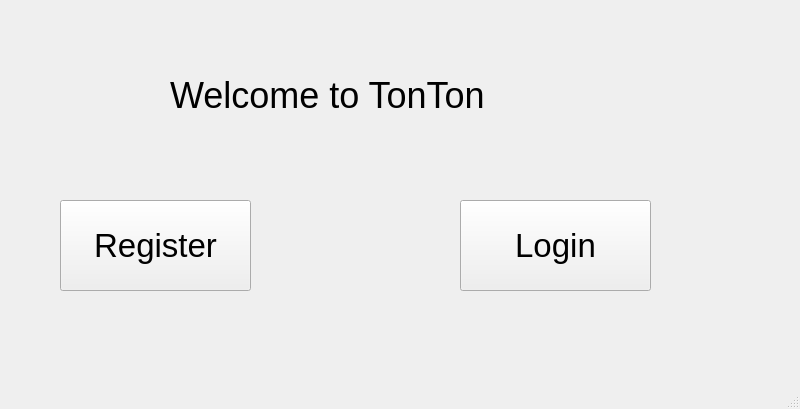
<?xml version="1.0" encoding="UTF-8"?>
<ui version="4.0">
 <class>MainWindow</class>
 <widget class="QMainWindow" name="MainWindow">
  <property name="geometry">
   <rect>
    <x>0</x>
    <y>0</y>
    <width>800</width>
    <height>409</height>
   </rect>
  </property>
  <property name="windowTitle">
   <string>MainWindow</string>
  </property>
  <widget class="QWidget" name="centralwidget">
   <widget class="QPushButton" name="registrationBtn">
    <property name="geometry">
     <rect>
      <x>60</x>
      <y>200</y>
      <width>191</width>
      <height>91</height>
     </rect>
    </property>
    <property name="font">
     <font>
      <pointsize>25</pointsize>
     </font>
    </property>
    <property name="text">
     <string>Register</string>
    </property>
   </widget>
   <widget class="QPushButton" name="loginBtn">
    <property name="geometry">
     <rect>
      <x>460</x>
      <y>200</y>
      <width>191</width>
      <height>91</height>
     </rect>
    </property>
    <property name="font">
     <font>
      <pointsize>25</pointsize>
     </font>
    </property>
    <property name="text">
     <string>Login</string>
    </property>
   </widget>
   <widget class="QLabel" name="label">
    <property name="geometry">
     <rect>
      <x>170</x>
      <y>50</y>
      <width>401</width>
      <height>91</height>
     </rect>
    </property>
    <property name="font">
     <font>
      <pointsize>27</pointsize>
     </font>
    </property>
    <property name="text">
     <string>Welcome to TonTon</string>
    </property>
   </widget>
  </widget>
  <widget class="QMenuBar" name="menubar">
   <property name="geometry">
    <rect>
     <x>0</x>
     <y>0</y>
     <width>800</width>
     <height>25</height>
    </rect>
   </property>
  </widget>
  <widget class="QStatusBar" name="statusbar"/>
 </widget>
 <resources/>
 <connections/>
</ui>
